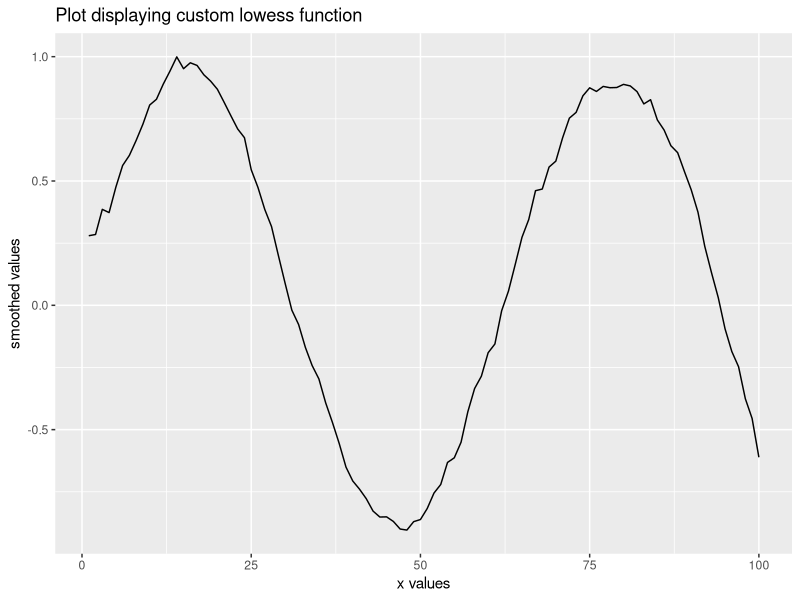
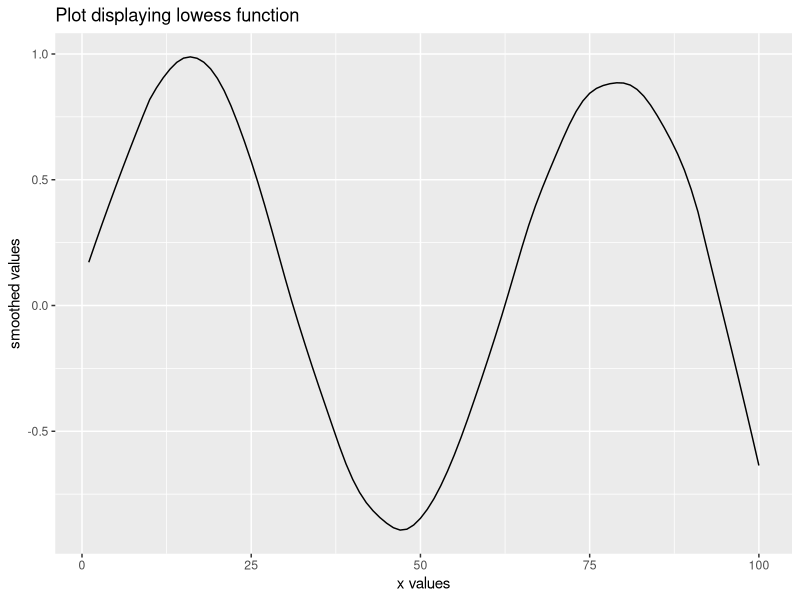

The R source for these figures, in order:
## ---- chunk 1

#| echo: TRUE
set.seed(1)

x <- 1:100

y_true <- sin(x / 10) #the noisy sine wave 
y_true

y <- y_true + rnorm(100, 0, 0.2)  #mean 0 and sd 0.2
y

## ---- chunk 2

#| echo: TRUE
customLowess <- function(x, y, f ) {
  n <- length(x)
  k <- floor(f * n)  
  y_smooth <- numeric(n) #avoids funny behaviour 
  
  for (i in 1:n) {
    
    dist <- abs(x - x[i])
    nearest_neighbors <- order(dist)[2:(k+1)]  #we start from 2 because x[1] would calculate the distance to itself which would just give you 0 and hence we make it k+1 
    
    dist_neighbors <- dist[nearest_neighbors]
    
    weights <- (1 - (dist_neighbors / max(dist_neighbors))^3)^3
    
    
    X <- cbind(1, x[nearest_neighbors])
    W <- diag(weights)
    y_neighbors <- y[nearest_neighbors]
    
    beta <- solve(t(X) %*% W %*% X) %*% t(X) %*% W %*% y_neighbors  
    
    y_smooth[i] <- sum(c(1, x[i]) * beta) #uses the dot product effectively 
  }
  return(y_smooth)
}
y_smooth_custom <- customLowess(x, y, f = 0.2)
y_smooth_custom

data_plot1 <- cbind(x, y_smooth_custom)
data_plot1
## ---- chunk 3

#| echo: TRUE
lowess_result <- lowess(x, y, f = 0.2)
data_plot2 <- as.data.frame(lowess_result)
data_plot2
## ---- chunk 4

#| echo: TRUE
library(ggplot2)

ggplot(data = data_plot1, aes(x = x, y = y_smooth_custom )) + geom_line() + labs(title = "Plot displaying custom lowess function",x = "x values", y = "smoothed values")


## ---- chunk 5

#| echo: TRUE
library(ggplot2)

ggplot(data = data_plot2, aes(x = x,y = y )) + 
  geom_line() + 
  labs(title = "Plot displaying lowess function", x = "x values", y = "smoothed values")

